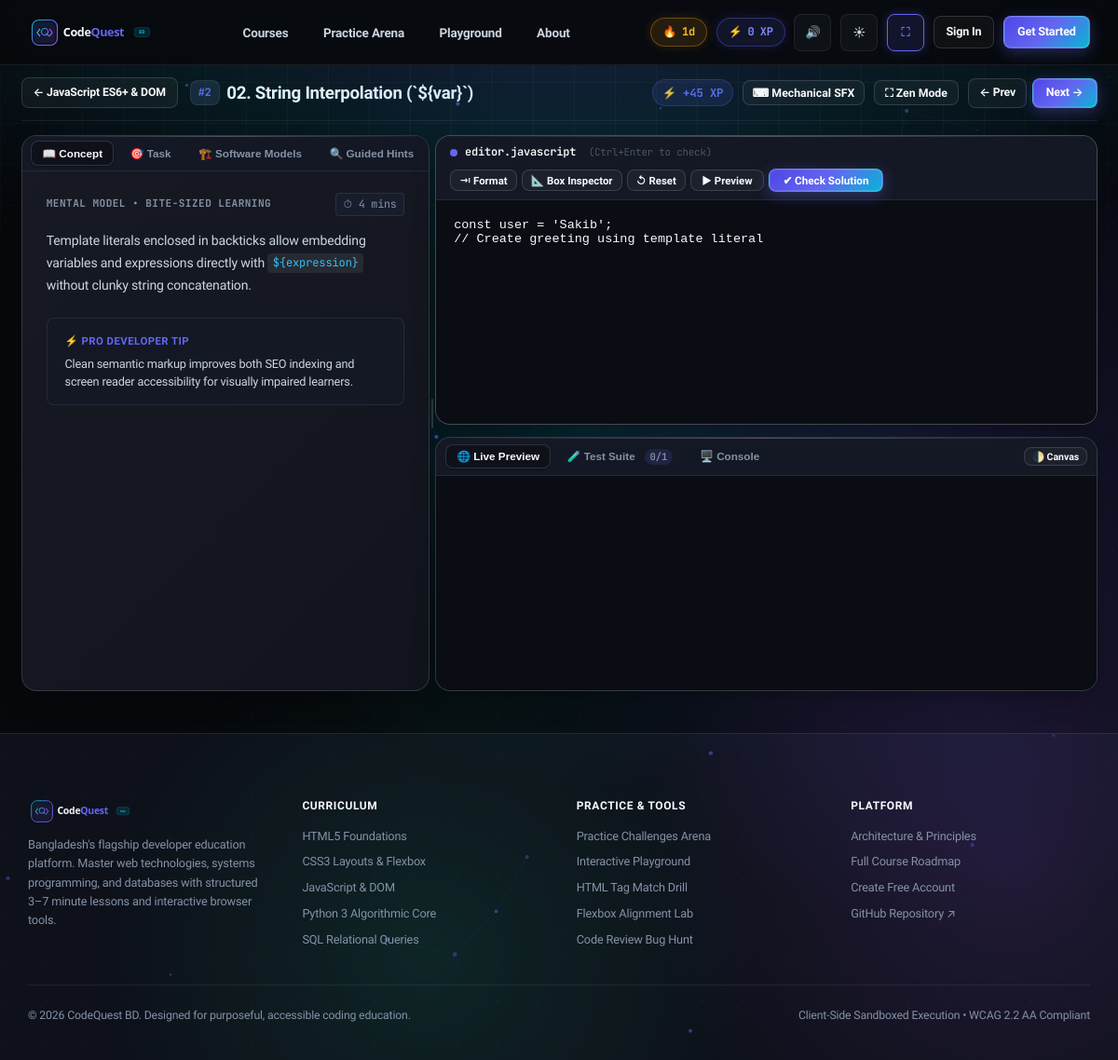
The app's page /learn/javascript-core/template-literals/ with its own data.
### learn/models.py (models this page shows, shortened)
class Course(models.Model):
    language = models.ForeignKey(Language, on_delete=models.CASCADE, related_name="courses")
    title = models.CharField(max_length=160)
    slug = models.SlugField(max_length=160, unique=True)
    description = models.TextField()
    level = models.CharField(max_length=40, default="Beginner")
    order = models.PositiveIntegerField(default=0)
    xp_reward = models.PositiveIntegerField(default=200)
    class Meta:
        ordering = ["order", "id"]

class Lesson(models.Model):
    EXECUTION_TYPES = [
        ("IFRAME", "HTML/CSS/JS Live Preview (Sandboxed iframe)"),
        ("PYODIDE", "Python 3 Client-Side WASM (Pyodide)"),
        ("SQL", "SQL Browser Database (sql.js WASM)"),
        ("PREDICT", "Predict the Output (C, Java, PHP, Bash)"),
        ("QUIZ", "Fill-the-Blank & Multiple Choice"),
    ]
    course = models.ForeignKey(Course, on_delete=models.CASCADE, related_name="lessons")
    title = models.CharField(max_length=200)
    slug = models.SlugField(max_length=200)
    order = models.PositiveIntegerField(default=1)
    est_minutes = models.PositiveIntegerField(default=5, help_text="Bite-sized duration (3-7 min)")
    xp = models.PositiveIntegerField(default=50)
    execution_type = models.CharField(max_length=20, choices=EXECUTION_TYPES, default="IFRAME")
    body_md = models.TextField(help_text="Short markdown explanation (max ~150 words + diagram/example)")
    diagram_svg = models.TextField(blank=True, default="", help_text="Optional clean inline SVG diagram")
    task_prompt = models.TextField(help_text="Clear single task description")
    starter_code = models.TextField(help_text="Initial code placed in editor")
    solution = models.TextField(help_text="Working solution code")
    tests_json = models.JSONField(
        default=list,
        blank=True,
        help_text="List of test checks: [{'id': 'c1', 'desc': 'Has <h1> tag', 'type': 'dom_exists', 'query': 'h1'}]"
    )
    hints_json = models.JSONField(
        default=list,
        blank=True,
        help_text="Hint ladder: ['Hint 1: Check your syntax', 'Hint 2: Use display: flex']"
    )
    class Meta:
        ordering = ["course__order", "order", "id"]
        unique_together = ("course", "slug")

class Language(models.Model):
    name = models.CharField(max_length=80, unique=True)
    slug = models.SlugField(max_length=80, unique=True)
    short_code = models.CharField(max_length=16, default="CODE")
    category = models.CharField(max_length=80, default="Core Foundations")
    summary = models.CharField(max_length=240)
    icon_svg = models.TextField(blank=True, default="")
    order = models.PositiveIntegerField(default=0)
    is_active = models.BooleanField(default=True)
    class Meta:
        ordering = ["order", "name"]

### learn/views.py (the view)
# urls.py: path("learn/<slug:course_slug>/<slug:lesson_slug>/", views.lesson_detail, name="lesson_detail"),
def lesson_detail(request, course_slug, lesson_slug):
    course = get_object_or_404(Course.objects.select_related("language"), slug=course_slug)
    lesson = get_object_or_404(Lesson.objects.select_related("course"), course=course, slug=lesson_slug)
    all_lessons = list(course.lessons.all())
    curr_idx = -1
    for idx, l in enumerate(all_lessons):
        if l.id == lesson.id:
            curr_idx = idx
            break
    prev_lesson = all_lessons[curr_idx - 1] if curr_idx > 0 else None
    next_lesson = all_lessons[curr_idx + 1] if curr_idx < len(all_lessons) - 1 else None
    if request.user.is_authenticated:
        UserProgress.objects.get_or_create(
            user=request.user,
            lesson=lesson,
            defaults={"status": "IN_PROGRESS", "attempts": 1}
        )
    return render(
        request,
        "learn/lesson_detail.html",
        {
            "course": course,
            "lesson": lesson,
            "prev_lesson": prev_lesson,
            "next_lesson": next_lesson,
            "tests_json_str": json.dumps(lesson.tests_json or []),
            "hints_json_str": json.dumps(lesson.hints_json or []),
        },
    )

### learn/context_processors.py (called while the page is built, shortened)
def global_stats(request):
    xp = 0
    streak = 1
    completed_ids = []
    return {
        "ADMIN_URL": getattr(settings, "ADMIN_URL", "hidden-core-cms"),
        "user_xp": xp,
        "user_streak": streak,
        "completed_lesson_ids": completed_ids,
        "nav_languages": Language.objects.filter(is_active=True).prefetch_related("courses")[:6],
    }

### learn/templatetags/learn_extras.py (called while the page is built)
@register.filter(name="render_md")
def render_md(text):
    if not text:
        return ""
    if md_lib:
        try:
            html = md_lib.markdown(
                text,
                extensions=["fenced_code", "tables", "codehilite", "nl2br"],
            )
            return mark_safe(html)
        except Exception:
            pass
    return mark_safe(text)

### templates/learn/lesson_detail.html (shortened to what this page needs)
{% extends "base.html" %}
{% load static %}
{% load learn_extras %}
{% block extra_head %}
<link rel="stylesheet" href="https://cdnjs.cloudflare.com/ajax/libs/codemirror/5.65.16/codemirror.min.css" />
<link rel="stylesheet" href="https://cdnjs.cloudflare.com/ajax/libs/codemirror/5.65.16/theme/dracula.min.css" />
{% endblock %}
{% block content %}
<div class="cq-learning-shell">
  <div style="display: flex; flex-wrap: wrap; justify-content: space-between; align-items: center; gap: 1rem; margin-bottom: 1rem; padding-bottom: 0.85rem; border-bottom: 1px solid var(--border-subtle);">
    <div style="display: flex; align-items: center; gap: 0.85rem; flex-wrap: wrap;">
      <a href="{% url 'course_detail' course.slug %}" class="btn btn-ghost" style="padding: 0.4rem 0.8rem; font-size: 0.82rem;">
        &larr; {{ course.title }}
      </a>
      <div style="display: flex; align-items: center; gap: 0.5rem;">
        <span style="font-family: var(--font-mono); font-size: 0.78rem; font-weight: 700; background: var(--bg-panel); border: 1px solid var(--border-subtle); padding: 0.2rem 0.55rem; border-radius: var(--radius-sm); color: var(--accent);">
          #{{ lesson.order }}
        </span>
        <h1 style="font-size: 1.25rem; font-weight: 800; color: var(--text-primary); margin: 0; letter-spacing: -0.015em;">
          {{ lesson.title }}
        </h1>
      </div>
    </div>
    <div style="display: flex; align-items: center; gap: 0.65rem; flex-wrap: wrap;">
      <span style="font-size: 0.82rem; font-family: var(--font-mono); color: var(--accent); font-weight: 700; background: var(--accent-subtle); padding: 0.25rem 0.65rem; border-radius: 999px; border: 1px solid rgba(99, 102, 241, 0.25);">
        ⚡ +{{ lesson.xp }} XP
      </span>
      <button id="lessonAudioToggle" class="btn btn-ghost" style="padding: 0.35rem 0.65rem; font-size: 0.82rem;" title="Toggle Mechanical Keystroke Audio">
        ⌨ Mechanical SFX
      </button>
      <button id="zenModeBtn" class="btn btn-ghost" style="padding: 0.35rem 0.75rem; font-size: 0.82rem;" title="Toggle Distraction-Free Fullscreen Studio">
        ⛶ Zen Mode
      </button>
      <div style="display: flex; gap: 0.35rem;">
        {% if prev_lesson %}
        <a href="{% url 'lesson_detail' course.slug prev_lesson.slug %}" class="btn btn-ghost" style="padding: 0.35rem 0.75rem; font-size: 0.82rem;" title="Previous Lesson">
          &larr; Prev
        </a>
        {% endif %}
        {% if next_lesson %}
        <a href="{% url 'lesson_detail' course.slug next_lesson.slug %}" class="btn btn-primary" style="padding: 0.35rem 0.95rem; font-size: 0.82rem;" title="Next Lesson">
          Next &rarr;
        </a>
        {% endif %}
      </div>
    </div>
  </div>
  <div id="lessonStudioRoot" class="lesson-studio-root">
    <div id="workspaceContainer" class="zen-workspace-body" style="display: flex; gap: 0; align-items: stretch; position: relative;">
    <div id="panelInstructions" class="cq-card" style="flex: 0 0 38%; min-width: 320px; max-width: 60%; padding: 0; overflow: hidden; display: flex; flex-direction: column; max-height: calc(100vh - 120px);">
      <div class="study-tabs-nav">
        <button class="study-tab-btn active" data-study-tab="concept">
          📖 Concept
        </button>
        <button class="study-tab-btn" data-study-tab="task">
          🎯 Task
        </button>
        <button class="study-tab-btn" data-study-tab="models">
          🏗️ Software Models
        </button>
        <button class="study-tab-btn" data-study-tab="hints">
          🔍 Guided Hints
        </button>
      </div>
      <div style="padding: 1.5rem 1.75rem; overflow-y: auto; flex: 1;">
        <div id="studyTabConcept" class="study-tab-content">
          <div style="display: flex; align-items: center; justify-content: space-between; margin-bottom: 1rem;">
            <span style="font-size: 0.74rem; font-family: var(--font-mono); color: var(--text-muted); text-transform: uppercase; font-weight: 700; letter-spacing: 0.04em;">
              Mental Model &bull; Bite-Sized Learning
            </span>
            <span style="font-size: 0.78rem; color: var(--text-muted); font-family: var(--font-mono); background: var(--bg-panel); padding: 0.15rem 0.5rem; border-radius: 4px; border: 1px solid var(--border-subtle);">
              ⏱ {{ lesson.est_minutes }} mins
            </span>
          </div>
          <div class="prose" style="font-size: 0.94rem; line-height: 1.68; color: var(--text-primary); margin-bottom: 1.5rem;">
            {{ lesson.body_md|render_md }}
          </div>
          <div style="margin-top: 1.25rem; padding: 1rem 1.25rem; background: var(--bg-surface-elevated); border: 1px solid var(--border-subtle); border-radius: var(--radius-sm);">
            <div style="font-size: 0.76rem; font-weight: 700; color: var(--accent); text-transform: uppercase; letter-spacing: 0.04em; margin-bottom: 0.35rem;">
              ⚡ Pro Developer Tip
            </div>
            <div style="font-size: 0.85rem; color: var(--text-secondary); line-height: 1.5;">
              Clean semantic markup improves both SEO indexing and screen reader accessibility for visually impaired learners.
            </div>
          </div>
        </div>
      </div>
    </div>
    <div id="workspaceSplitter" class="cq-splitter-v" title="Drag to resize panels (Double-click to reset)"></div>
    <div id="panelEditorWrapper" style="flex: 1; min-width: 360px; display: flex; flex-direction: column; gap: 0.85rem;">
      <div id="panelCodeEditor" class="cq-card" style="padding: 0; overflow: hidden; display: flex; flex-direction: column; border: 1px solid var(--border-strong);">
        <div style="display: flex; flex-wrap: wrap; justify-content: space-between; align-items: center; padding: 0.55rem 1rem; background: var(--bg-surface-elevated); border-bottom: 1px solid var(--border-subtle); gap: 0.5rem;">
          <div style="display: flex; align-items: center; gap: 0.5rem; font-size: 0.8rem; font-family: var(--font-mono); color: var(--text-muted);">
            <span style="display: inline-block; width: 8px; height: 8px; border-radius: 50%; background: var(--accent);"></span>
            <span style="font-weight: 600; color: var(--text-primary);">editor.{{ course.language.slug|default:'html' }}</span>
            <span style="font-size: 0.72rem; color: var(--text-dim); margin-left: 0.4rem;">(Ctrl+Enter to check)</span>
          </div>
          <div style="display: flex; flex-wrap: wrap; gap: 0.35rem; align-items: center;">
            <button id="formatCodeBtn" class="btn btn-ghost" style="padding: 0.25rem 0.6rem; font-size: 0.76rem;" title="Auto-indent and format code">
              ⇥ Format
            </button>
            <button id="openBoxInspectorBtn" class="btn btn-ghost" style="padding: 0.25rem 0.6rem; font-size: 0.76rem;" title="Open Visual Box Model &amp; Flexbox Inspector">
              📐 Box Inspector
            </button>
            <button id="resetCodeBtn" class="btn btn-ghost" style="padding: 0.25rem 0.6rem; font-size: 0.76rem;" title="Reset Starter Code">
              ↺ Reset
            </button>
            <button id="runCodeBtn" class="btn btn-ghost" style="padding: 0.25rem 0.75rem; font-size: 0.76rem;" title="Run live sandboxed preview">
              ▶ Preview
            </button>
            <button id="checkSolutionBtn" class="btn btn-primary" style="padding: 0.3rem 0.95rem; font-size: 0.78rem; font-weight: 700;">
              ✔ Check Solution
            </button>
          </div>
        </div>
        <textarea id="codeEditor" class="code-editor" style="min-height: 240px; border: none; border-radius: 0; font-size: 0.9rem; outline: none; background: var(--bg-input); color: var(--text-primary); padding: 1.25rem;" spellcheck="false">{{ lesson.starter_code }}</textarea>
      </div>
      <div id="panelStudioDeck" class="cq-card" style="padding: 0; overflow: hidden; display: flex; flex-direction: column;">
        <div class="studio-tabs-nav" style="justify-content: space-between;">
          <div style="display: flex; align-items: center; gap: 0.35rem;">
            <button class="studio-tab-btn active" data-studio-tab="preview">
              🌐 Live Preview
            </button>
            <button class="studio-tab-btn" data-studio-tab="tests">
              🧪 Test Suite <span id="testBadgeCount" style="margin-left: 0.3rem; padding: 0.1rem 0.35rem; border-radius: 999px; background: rgba(99, 102, 241, 0.15); font-size: 0.7rem; font-family: var(--font-mono);">0/{{ lesson.tests_json|length|default:3 }}</span>
            </button>
            <button class="studio-tab-btn" data-studio-tab="console">
              🖥️ Console
            </button>
          </div>
          <div style="display: flex; align-items: center; gap: 0.65rem;">
            <button id="togglePreviewCanvasBtn" class="btn btn-ghost" style="padding: 0.15rem 0.5rem; font-size: 0.7rem; height: auto;" title="Switch Preview Canvas Dark/Light">
              🌓 Canvas
            </button>
          </div>
        </div>
        <div id="studioTabPreview" class="studio-tab-pane">
          <div id="iframeWrapper" style="width: 100%; transition: max-width 0.2s ease; margin: 0 auto;">
            <iframe id="previewIframe" sandbox="allow-scripts" style="width: 100%; height: 230px; border: none; background: var(--bg-input); display: block;"></iframe>
          </div>
        </div>
      </div>
    </div>
  </div>
  </div>
</div>
{% endblock %}

### records on screen
Course: title "JavaScript ES6+ & DOM", language.slug "javascript"
Lesson: order "2", title "02. String Interpolation (`${var}`)", xp "45", est_minutes "4", body_md|render_md "Template literals enclosed in backticks allow embedding variables and expressions directly with ${expression} without clunky string concatenation.", starter_code "const user = 'Sakib'; // Create greeting using template literal", tests_json|length "1"

### other values on screen
{{ user_streak }} "1"
{{ user_xp }} "0"
